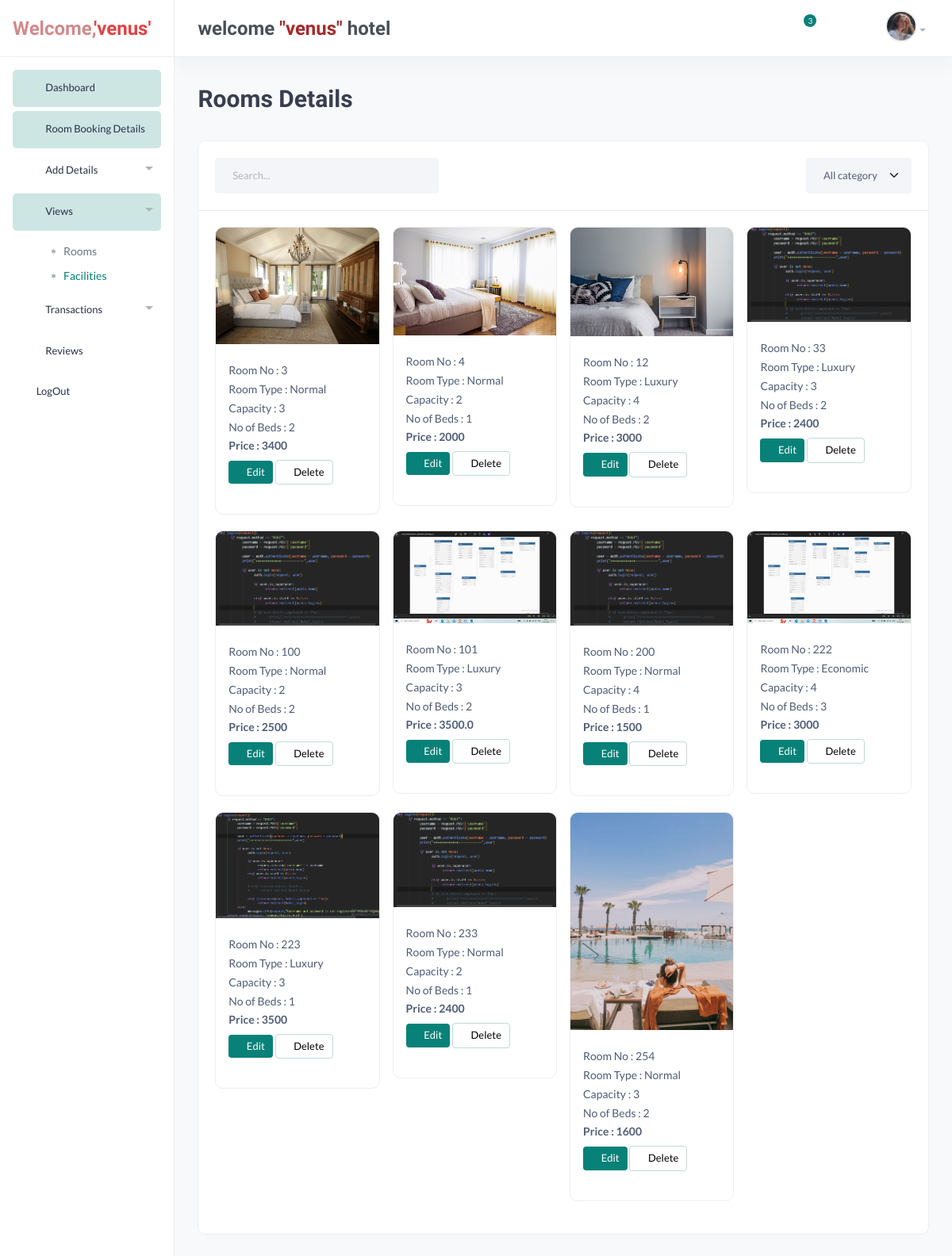
The app's page /Hotel/View/Rooms/ (signed in), older data.
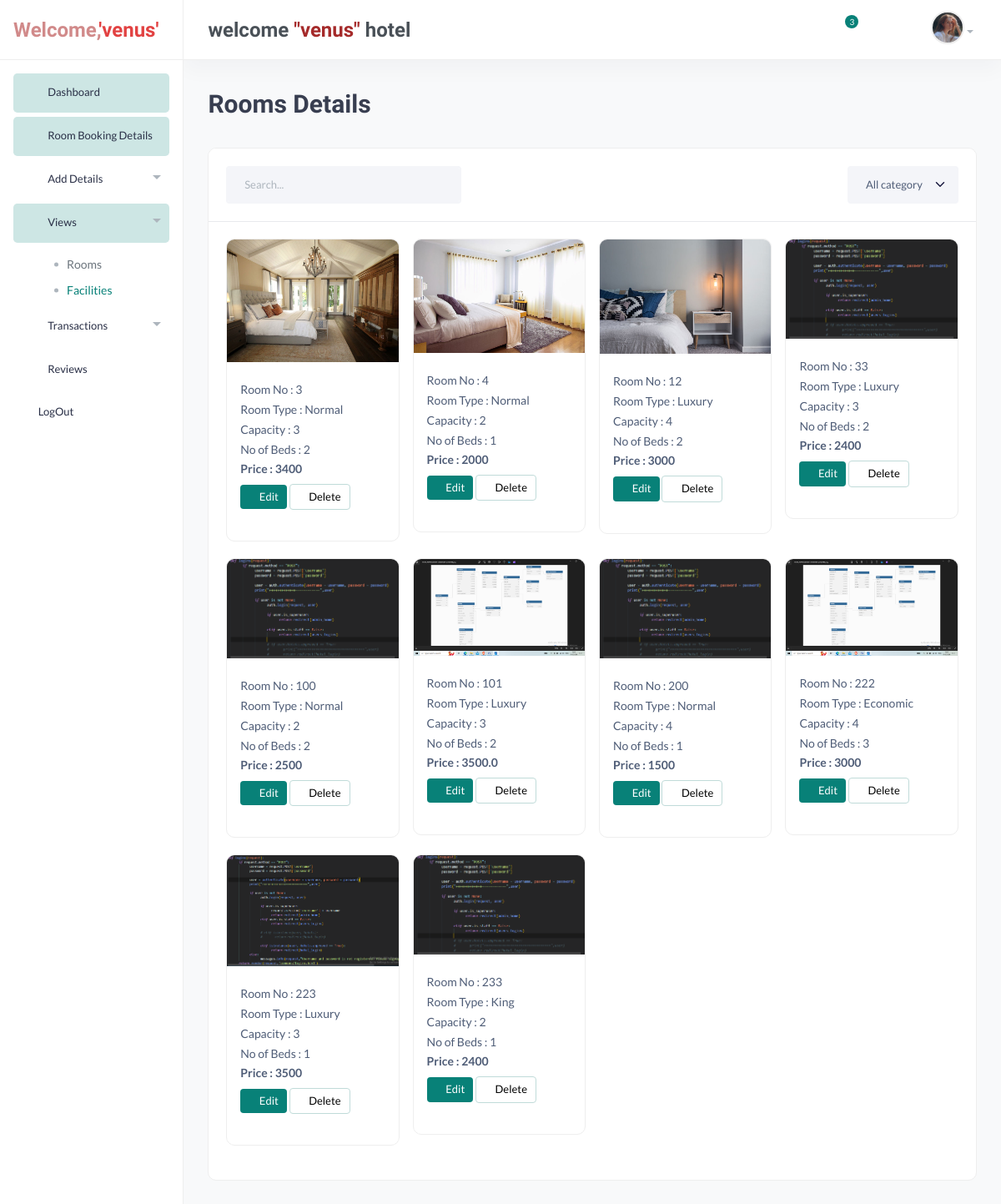
The same page, newer data.
### home/models.py (models this page shows, shortened)
class User(AbstractUser):
    class Role(models.TextChoices):
        ADMIN = "ADMIN", "Admin"
        CUSTOMER = "CUSTOMER", "CUSTOMER"
        HOTEL = "HOTEL", "HOTEL"
    base_role = Role.ADMIN
    role = models.CharField(max_length = 50, choices = Role.choices)

class Hotel(User):
    base_role = User.Role.HOTEL
    hotel_name = models.CharField(max_length = 20)
    address = models.CharField(blank = True, max_length = 100)
    place = models.CharField(blank = True, max_length = 20)
    emails = models.EmailField(max_length = 100, unique = True)
    phone = models.CharField(max_length = 12, unique = True)
    photo = models.ImageField(upload_to = 'media', blank = True, null = True)
    approved = models.BooleanField(default = False)
    is_deleted = models.BooleanField(default = False)
    hotel_number = models.IntegerField(null=True,blank=True)
    class Meta:
        verbose_name = "Hotel User"

class Room(models.Model):
    ROOM_TYPES = (
        ('King', 'King'),
        ('Luxury', 'Luxury'),
        ('Normal', 'Normal'),
        ('Economic', 'Economic'),
    )
    hotel = models.ForeignKey(Hotel, on_delete = models.CASCADE)
    room_number = models.IntegerField(primary_key=True)
    capacity = models.SmallIntegerField()
    number_of_beds = models.SmallIntegerField()
    room_type = models.CharField(max_length=20, choices=ROOM_TYPES)
    price = models.CharField(max_length=7,null=True,blank=True)
    floor_number = models.IntegerField()
    photo = models.ImageField(upload_to = 'media', blank = True, null = True)
    is_deleted = models.BooleanField(default = False)
    def __str__(self):
        return str(self.room_number)

### hotels/views.py (the view)
# urls.py: path('Hotel/View/Rooms/', views.hotels_view_room_details, name= 'hotels_view_room_details'),
def hotels_view_room_details(request):
      if 'hotel_id' in request.session:
            hotel_id = request.session['hotel_id']
            hotel = get_object_or_404(Hotel, id = hotel_id)
            print("================================",hotel.hotel_name)
            rooms = Room.objects.filter(is_deleted = False, hotel = hotel)
            print("==========================================",rooms)
      return render(request,'hotels/hotels_view_room_details.html', {'rooms' : rooms, 'hotel' : hotel})

### templates/hotels/hotels_view_room_details.html (shortened to what this page needs)
{% include 'hotels/hotel-base.html' %}
{% include 'hotels/hotel-navigation.html' %}
{% block content%}
<section class="content-main">
      <div class="content-header">
          <div>
              <h2 class="content-title card-title">Rooms Details</h2>
          </div>
          <br>
      </div>
      <div class="card mb-4">
          <header class="card-header">
              <div class="row gx-3">
                  <div class="col-lg-4 col-md-6 me-auto">
                      <input type="text" placeholder="Search..." class="form-control">
                  </div>
                  <div class="col-lg-2 col-6 col-md-3">
                      <select class="form-select">
                          <option>All category</option>
                      </select>
                  </div>
              </div>
          </header>
          <div class="card-body ">
              <div class="row  gx-3 row-cols-1 row-cols-sm-2 row-cols-md-3 row-cols-xl-4 row-cols-xxl-5">
                  {% for i in rooms %}
                  <div class="col">
                      <div class="card card-product-grid ">
                            <a href="#" class="img-wrap">
                                <img src="{{ i.photo.url }}" alt="room_photos">
                            </a>
                          <div class="info-wrap">
                              <p class="title text-truncate">Room No : {{i.room_number}}</p>
                              <p class="title text-truncate">Room Type : {{i.room_type}}</p>
                              <p class="title text-truncate">Capacity  : {{i.capacity}}</p>
                              <p class="title text-truncate">No of Beds : {{i.number_of_beds}}</p>
                              <div class="price mb-2">Price : {{i.price}}</div>
                              <a href="{% url 'update_room_details' i.room_number %}" class="btn btn-sm font-sm rounded btn-brand">
                                <i class="material-icons md-edit"></i> Edit
                              </a>
                              <a href="{% url 'delete_room' i.room_number %}" class="btn btn-sm font-sm btn-light  rounded" >
                                  <i class="material-icons md-delete_forever"></i> Delete
                              </a>
                          </div><br>
                      </div>
                  </div>
                  {% endfor %}
              </div>
          </div>
      </div>
  </section>
{% endblock content%}

### templates/hotels/hotel-base.html (shortened to what this page needs)
{% load static %}
<!DOCTYPE HTML>
<html lang="en">
<head>
    <link href="{% static 'evara/assets/css/main.css' %}" rel="stylesheet" type="text/css" />
</head>
<body>
</body>
</html>

### templates/hotels/hotel-navigation.html (shortened to what this page needs)
{% load static %}
    <aside class="navbar-aside" id="offcanvas_aside">
        <div class="aside-top">
            <a href="index.html" class="brand-wrap">
                <h3 style="color: rgb(209, 138, 138);">Welcome,<span style="color: rgb(226, 66, 66);">'{{hotel.hotel_name}}'</span></h1>
            </a>
            <div>
                <button class="btn btn-icon btn-aside-minimize"> <i class="text-muted material-icons md-menu_open"></i> </button>
            </div>
        </div>
        <nav>
            <ul class="menu-aside">
                <li class="menu-item active">
                    <a class="menu-link" href="index.html"> <i class="icon material-icons md-home"></i>
                        <span class="text">Dashboard</span>
                    </a>
                </li>
                <li class="menu-item active">
                    <a class="menu-link" href="{% url 'room_booking_details' %}"> <i class="icon material-icons md-home"></i>
                        <span class="text">Room Booking Details</span>
                    </a>
                </li>
                <li class="menu-item has-submenu">
                    <a class="menu-link" href="page-orders-1.html"> <i class="icon material-icons md-add_box"></i>
                        <span class="text">Add Details</span>
                    </a>
                </li>
                <li class="menu-item has-submenu active">
                    <a class="menu-link" href="page-orders-1.html"> <i class="icon material-icons md-shopping_cart"></i>
                        <span class="text">Views</span>
                    </a>
                    <div class="submenu">
                        <a href="{% url 'hotels_view_room_details' %}">Rooms</a>
                        <a href="{% url 'hotel_view_facilities' %}" class="active">Facilities</a>
                    </div>
                </li>
                <li class="menu-item has-submenu">
                    <a class="menu-link" href="page-transactions-1.html"> <i class="icon material-icons md-monetization_on"></i>
                        <span class="text">Transactions</span>
                    </a>
                </li>
                <li class="menu-item">
                    <a class="menu-link" href="page-reviews.html"> <i class="icon material-icons md-comment"></i>
                        <span class="text">Reviews</span>
                    </a>
                </li>
                <li class="menu-item">
                    <a class="menu-link" href="{% url 'logout' %}"> <i class="material-icons md-perm_identity"></i></i>
                        <span class="text">LogOut</span>
                    </a>
                </li>
            </ul>
        </nav>
    </aside>
    <main class="main-wrap">
        <header class="main-header navbar">
            <div class="col-search">
                <h3>welcome <span style="color: brown;">"{{hotel.hotel_name}}"</span> hotel</h3>
            </div>
            <div class="col-nav">
                <ul class="nav">
                    <li class="nav-item">
                        <a class="nav-link btn-icon" href="#">
                            <i class="material-icons md-notifications animation-shake"></i>
                            <span class="badge rounded-pill">3</span>
                        </a>
                    </li>
                    <li class="nav-item">
                        <a class="nav-link btn-icon darkmode" href="#"> <i class="material-icons md-nights_stay"></i> </a>
                    </li>
                    <li class="nav-item">
                        <a href="#" class="requestfullscreen nav-link btn-icon"><i class="material-icons md-cast"></i></a>
                    </li>
                    <li class="dropdown nav-item">
                        <a class="dropdown-toggle" data-bs-toggle="dropdown" href="#" id="dropdownAccount" aria-expanded="false"> <img class="img-xs rounded-circle" src="{% static 'assets/imgs/people/avatar2.jpg' %}" alt="User"></a>
                    </li>
                </ul>
            </div>
        </header>

Row changes from the older to the newer data that the page shows:
no longer on this page (row edited): Room: photo (picture), room_number "254", room_type "Normal", capacity "3", number_of_beds "2", price "1600"
changed Room id 233: room_type "Normal" → "King"
